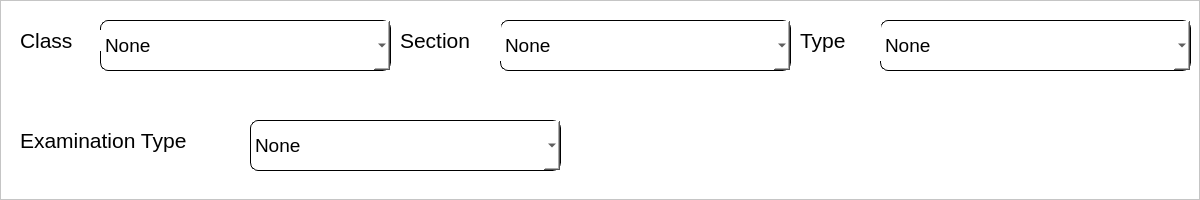
            <widget class="QFrame" name="frame">
             <property name="minimumSize">
              <size>
               <width>0</width>
               <height>200</height>
              </size>
             </property>
             <property name="styleSheet">
              <string notr="true">background-color: rgb(255, 255, 255);</string>
             </property>
             <property name="frameShape">
              <enum>QFrame::StyledPanel</enum>
             </property>
             <property name="frameShadow">
              <enum>QFrame::Raised</enum>
             </property>
             <widget class="QComboBox" name="master_class_cb">
              <property name="geometry">
               <rect>
                <x>100</x>
                <y>20</y>
                <width>291</width>
                <height>51</height>
               </rect>
              </property>
              <property name="font">
               <font>
                <pointsize>14</pointsize>
               </font>
              </property>
              <property name="styleSheet">
               <string notr="true">background-color: rgb(255, 255, 255);
border-radius : 8px;
border-color: rgb(0, 0, 0);
border: 1px solid black
</string>
              </property>
              <item>
               <property name="text">
                <string>None</string>
               </property>
              </item>
             </widget>
             <widget class="QComboBox" name="master_section_cb">
              <property name="geometry">
               <rect>
                <x>500</x>
                <y>20</y>
                <width>291</width>
                <height>51</height>
               </rect>
              </property>
              <property name="font">
               <font>
                <pointsize>14</pointsize>
               </font>
              </property>
              <property name="styleSheet">
               <string notr="true">background-color: rgb(255, 255, 255);
border-radius : 8px;
border-color: rgb(0, 0, 0);
border: 1px solid black
</string>
              </property>
              <item>
               <property name="text">
                <string>None</string>
               </property>
              </item>
             </widget>
             <widget class="QLabel" name="label_22">
              <property name="geometry">
               <rect>
                <x>20</x>
                <y>30</y>
                <width>81</width>
                <height>21</height>
               </rect>
              </property>
              <property name="font">
               <font>
                <pointsize>16</pointsize>
               </font>
              </property>
              <property name="text">
               <string>Class</string>
              </property>
             </widget>
             <widget class="QLabel" name="label_23">
              <property name="geometry">
               <rect>
                <x>400</x>
                <y>20</y>
                <width>101</width>
                <height>41</height>
               </rect>
              </property>
              <property name="font">
               <font>
                <pointsize>16</pointsize>
               </font>
              </property>
              <property name="text">
               <string>Section</string>
              </property>
             </widget>
             <widget class="QComboBox" name="master_type_cb">
              <property name="geometry">
               <rect>
                <x>880</x>
                <y>20</y>
                <width>311</width>
                <height>51</height>
               </rect>
              </property>
              <property name="font">
               <font>
                <pointsize>14</pointsize>
               </font>
              </property>
              <property name="styleSheet">
               <string notr="true">background-color: rgb(255, 255, 255);
border-radius : 8px;
border-color: rgb(0, 0, 0);
border: 1px solid black
</string>
              </property>
              <item>
               <property name="text">
                <string>None</string>
               </property>
              </item>
             </widget>
             <widget class="QLabel" name="label_33">
              <property name="geometry">
               <rect>
                <x>800</x>
                <y>20</y>
                <width>81</width>
                <height>41</height>
               </rect>
              </property>
              <property name="font">
               <font>
                <pointsize>16</pointsize>
               </font>
              </property>
              <property name="text">
               <string>Type</string>
              </property>
             </widget>
             <widget class="QLabel" name="label_34">
              <property name="geometry">
               <rect>
                <x>20</x>
                <y>120</y>
                <width>241</width>
                <height>41</height>
               </rect>
              </property>
              <property name="font">
               <font>
                <pointsize>16</pointsize>
               </font>
              </property>
              <property name="text">
               <string>Examination Type</string>
              </property>
             </widget>
             <widget class="QComboBox" name="master_exam_cb">
              <property name="geometry">
               <rect>
                <x>250</x>
                <y>120</y>
                <width>311</width>
                <height>51</height>
               </rect>
              </property>
              <property name="font">
               <font>
                <pointsize>14</pointsize>
               </font>
              </property>
              <property name="styleSheet">
               <string notr="true">background-color: rgb(255, 255, 255);
border-radius : 8px;
border-color: rgb(0, 0, 0);
border: 1px solid black
</string>
              </property>
              <item>
               <property name="text">
                <string>None</string>
               </property>
              </item>
             </widget>
            </widget>
